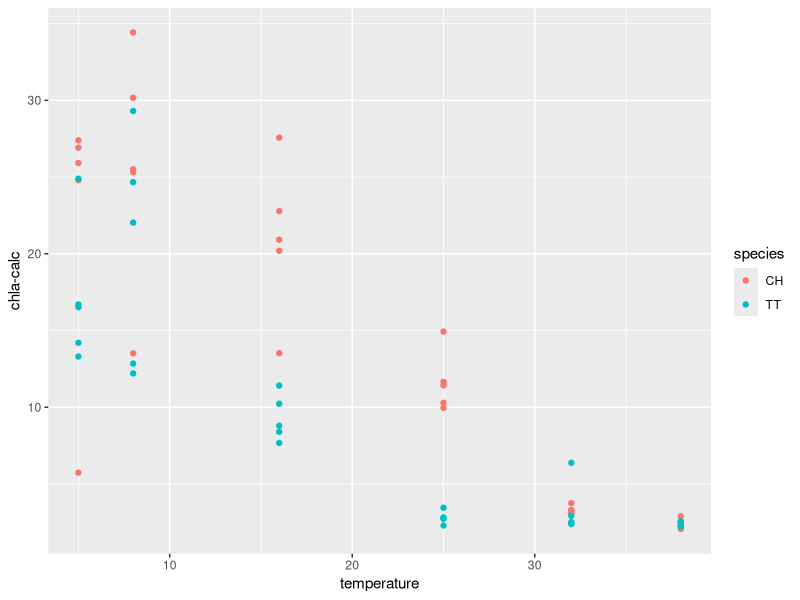
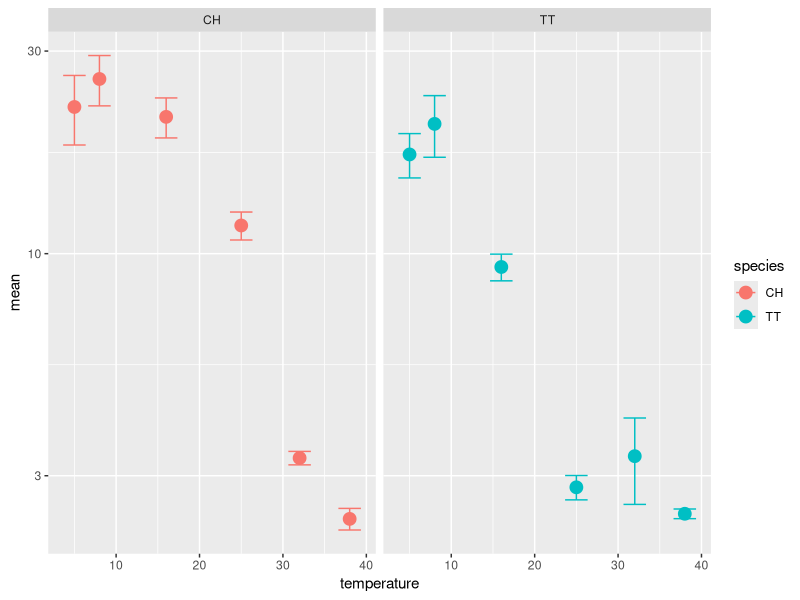

The R source for these figures, in order: (Note: this script raises an error after producing the figures.)
### chla analysis
### last updated by JB jan 5 2017



# load libraries ----------------------------------------------------------

library(tidyverse)
library(stringr)
library(plotrix)
library(lubridate)
library(broom)

# read in data ------------------------------------------------------------

chl_raw <- read_csv("data-raw/chla-jtemp.csv")


chl <- chl_raw %>% 
	filter(REPLICATE != "BLANK") %>% 
	filter(REPLICATE != "05tt4") %>% 
	separate(REPLICATE, into = c("temperature", "species", "replicate"), sep = c(2,4)) %>% 
	mutate(temperature = as.numeric(temperature)) %>% 
	rename(rep = replicate) %>% 
	mutate(rep = as.integer(rep))



ggplot(data = chl, aes(x = temperature, y = `chla-calc`, group = species, color = species)) + geom_point()

chl %>% 
	group_by(species, temperature) %>% 
	summarise_each(funs(mean, std.error), `chla-calc`) %>% 
	ggplot(aes(x = temperature, y = mean, group = species, color = species)) + geom_point(size = 4) +
	geom_errorbar(aes(ymin = mean-std.error, ymax = mean + std.error)) + facet_wrap(~ species) +
	scale_y_log10()


# now compare with biovolumes ---------------------------------------------

jtemp <- read_csv("data-processed/sea.csv")

chla <- chl %>% 
	rename(chla = `chla-calc`) %>% 
	select(temperature, rep, species, chla) %>% 
	unite(uniqueid, temperature, rep, species)


dec9 <- jtemp %>% 
	filter(start_time > "2016-12-09") %>% 
	select(temperature, rep, species, cell_density, total_biovolume, cell_volume) %>% 
	unite(uniqueid, temperature, rep, species)

all %>% 
	filter(species == "TT") %>% 
	mutate(inverse_temp = 1/(8.62 * 10^(-5)*(temperature + 273.15))) %>% 
	filter(temperature < 32) %>% 
	# ggplot(aes(x = inverse_temp, y = log(chla))) + geom_point() + scale_x_reverse() + geom_smooth(method = "lm")
	do(tidy(lm(log(chla) ~ inverse_temp, data = .), conf.int = TRUE)) 

all <- left_join(chla, dec9, by = "uniqueid") %>% 
	distinct(uniqueid, .keep_all = TRUE) %>% 
	separate(uniqueid, into = c("temperature", "replicate", "species")) %>% 
	mutate(temperature = as.numeric(temperature))

all %>% 
	mutate(chla_density = total_biovolume/chla) %>% 
	mutate(chla_per_cell = cell_density/chla) %>% 
	ggplot(aes(x = temperature, y = chla_density, group = species, color = species)) + geom_point() +
	facet_wrap( ~ species)

all_long <- all %>% 
	mutate(chla_per_biovolume = total_biovolume/chla) %>% 
	mutate(chla_per_cell = cell_density/chla) %>% 
	rename(`cell density (per ml)` = cell_density,
				 `cell size (um3)` = cell_volume,
				 `[chl-a] (ug/l)` = chla,
				 `[biovolume] (um3/ml)` = total_biovolume) %>% 
	gather(type, obs, 4:9)
	
	
all_long %>% 
	filter(species == "TT") %>% 
ggplot(aes(x = temperature, y = obs)) + geom_point(size = 4, alpha = 0.5) +
	facet_wrap( ~ type, scales = "free") + theme_bw() + geom_smooth(method = "lm", color = "black") + ylab("") + xlab("temperature (C)") +
	theme(text = element_text(size=18))
ggsave("figures/TT_cell_physiology.png", width = 8, height = 6) 

all %>% 
	filter(species == "TT") %>% 
	mutate(inverse_temp = (1/(.00008617*(temperature+273.15)))) %>% 
do(tidy(lm(cell_density ~ temperature, data = .), conf.int = TRUE)) %>% View

all %>% 
	filter(species == "TT") %>%
	# filter(temperature < 33) %>% 
	lm(cell_volume ~ temperature, data =.) %>% summary()

all %>% 
	filter(species == "TT") %>%
	ggplot(aes(x = temperature, y = cell_volume)) + geom_point() + geom_smooth(method = "lm")


write_csv(all_long, "data-processed/CH_TT_chla_biovolume_final_time.csv")
all_long <- read_csv("data-processed/CH_TT_chla_biovolume_final_time.csv")
### How did cell size change over time?


jtemp %>% 
	filter(species == "TT") %>% 
	filter(cell_volume != 1776.750) %>% 
	mutate(start_time = ifelse(time_since_innoc_days == 0.5, "2016-10-28", start_time)) %>% 
	separate(start_time, into= c("date", "time"), sep = " ") %>% 
	mutate(date = ymd(date)) %>% 
	group_by(temperature, date) %>% 
	summarise_each(funs(mean, std.error), cell_volume) %>% 
	ggplot(aes(x = date, y = mean)) + geom_point(size = 3) +
		geom_errorbar(aes(ymin = mean-std.error, ymax = mean + std.error), width = 0.1) +
	facet_wrap( ~ temperature) + theme_bw() + theme(text = element_text(size = 18)) + ylab("cell size (um3)")
ggsave("figures/TT_cell_size_time_series.png", width = 8, height = 6)

jtemp %>% 
	filter(species == "TT") %>% 
	filter(cell_volume != 1776.750) %>% 
	mutate(start_time = ifelse(time_since_innoc_days == 0.5, "2016-10-28", start_time)) %>% 
	filter(temperature == 38) %>% View


(-17/750)*100

## k0 is the ref K
## m is body mass at ref temp
## s is the percentage change in body mass with each degree increase in temperature
## t is the temperature
## k is boltzman's constant
## EP is the activation energy of photosynthesis


KMT <- function(k0, m, s, EP, k, t) k0*((m + ((-s/100)*m)*(t-273.15))^(-3/4))*exp(-EP/(k*t))

## now add curve for K without TSR, shown in blue
curve(KMT(k0 = 100000, m = 1000, s = 0, EP = -0.32, k = 8.62 * 10^(-5), x), from=273.15+0, to=273.15+25, xlab="Temperature (Kelvins)", col = "blue", lwd = 3)


## draw K curve with TSR (in green)
curve(KMT(k0 = 100000, m = 1000, s = 2.26, EP = -0.32, k = 8.62 * 10^(-5), x), from=273.15+0, to=273.15+25,
			xlab="Temperature (Kelvins)", ylab="log(K)", col = "green", add = TRUE, lwd = 3)


kpred <- read_csv("data-processed/k-tsr-pred.csv")

kpred %>% 
	mutate(inverse_temp = 1/(8.62 * 10^(-5)*kelvin)) %>% 
	group_by(treatment) %>% 
	do(tidy(lm(log(k) ~ inverse_temp, data = .), conf.int = TRUE)) %>% View
	



### now try to see how k per mass changes with temp


all2 <- all %>% 
	unite(ID, temperature, replicate, sep = "_", remove = FALSE)

?unite


k_obs <- read_csv("data-processed/output_rK_TT_cell_abundance.csv")


k_mass <- left_join(all2, k_obs)


k_mass %>% 
	mutate(mass_st_k = K/(cell_volume^(-3/4))) %>%
	mutate(inverse_temp = (1/(.00008617*(temperature+273.15)))) %>% 
	do(tidy(lm(log(mass_st_k) ~ inverse_temp, data = .), conf.int = TRUE)) %>% View

	
	
